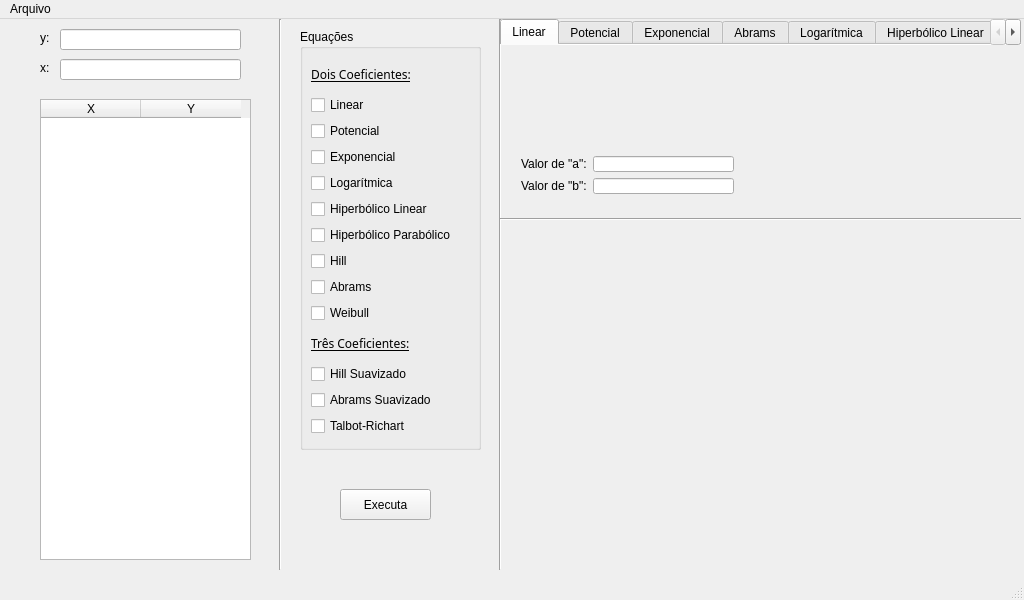
<?xml version="1.0" encoding="UTF-8"?>
<ui version="4.0">
 <author>Carlos Antônio Campos Jorge</author>
 <class>Regressao</class>
 <widget class="QMainWindow" name="Regressao">
  <property name="geometry">
   <rect>
    <x>0</x>
    <y>0</y>
    <width>1024</width>
    <height>600</height>
   </rect>
  </property>
  <property name="minimumSize">
   <size>
    <width>1024</width>
    <height>600</height>
   </size>
  </property>
  <property name="maximumSize">
   <size>
    <width>1024</width>
    <height>600</height>
   </size>
  </property>
  <property name="windowTitle">
   <string>Regressao</string>
  </property>
  <widget class="QWidget" name="centralWidget">
   <widget class="QGroupBox" name="boxEquacoes">
    <property name="enabled">
     <bool>true</bool>
    </property>
    <property name="geometry">
     <rect>
      <x>300</x>
      <y>10</y>
      <width>181</width>
      <height>421</height>
     </rect>
    </property>
    <property name="mouseTracking">
     <bool>true</bool>
    </property>
    <property name="autoFillBackground">
     <bool>false</bool>
    </property>
    <property name="title">
     <string>Equações</string>
    </property>
    <property name="flat">
     <bool>false</bool>
    </property>
    <property name="checkable">
     <bool>false</bool>
    </property>
    <widget class="QWidget" name="verticalLayoutWidget_3">
     <property name="geometry">
      <rect>
       <x>0</x>
       <y>20</y>
       <width>177</width>
       <height>398</height>
      </rect>
     </property>
     <layout class="QVBoxLayout" name="verticalLayout_3">
      <item>
       <widget class="QLabel" name="label2C">
        <property name="font">
         <font>
          <family>Arial Black</family>
          <pointsize>9</pointsize>
          <underline>true</underline>
         </font>
        </property>
        <property name="text">
         <string>Dois Coeficientes:</string>
        </property>
       </widget>
      </item>
      <item>
       <layout class="QVBoxLayout" name="Layout2Coef">
        <item>
         <widget class="QCheckBox" name="checkLinear">
          <property name="text">
           <string>Linear</string>
          </property>
         </widget>
        </item>
        <item>
         <widget class="QCheckBox" name="checkPotencial">
          <property name="text">
           <string>Potencial</string>
          </property>
         </widget>
        </item>
        <item>
         <widget class="QCheckBox" name="checkExponencial">
          <property name="text">
           <string>Exponencial</string>
          </property>
         </widget>
        </item>
        <item>
         <widget class="QCheckBox" name="checkLogaritmica">
          <property name="text">
           <string>Logarítmica</string>
          </property>
         </widget>
        </item>
        <item>
         <widget class="QCheckBox" name="checkHiperLinear">
          <property name="text">
           <string>Hiperbólico Linear</string>
          </property>
         </widget>
        </item>
        <item>
         <widget class="QCheckBox" name="checkHiperPara">
          <property name="text">
           <string>Hiperbólico Parabólico</string>
          </property>
         </widget>
        </item>
        <item>
         <widget class="QCheckBox" name="checkHill">
          <property name="text">
           <string>Hill</string>
          </property>
         </widget>
        </item>
        <item>
         <widget class="QCheckBox" name="checkAbrams">
          <property name="text">
           <string>Abrams</string>
          </property>
         </widget>
        </item>
        <item>
         <widget class="QCheckBox" name="checkWeibull">
          <property name="text">
           <string>Weibull</string>
          </property>
         </widget>
        </item>
       </layout>
      </item>
      <item>
       <widget class="QLabel" name="label3C">
        <property name="font">
         <font>
          <family>Arial Black</family>
          <pointsize>9</pointsize>
          <underline>true</underline>
         </font>
        </property>
        <property name="text">
         <string>Três Coeficientes:</string>
        </property>
       </widget>
      </item>
      <item>
       <layout class="QVBoxLayout" name="Layout3Coef">
        <item>
         <widget class="QCheckBox" name="checkHillSuav">
          <property name="text">
           <string>Hill Suavizado</string>
          </property>
         </widget>
        </item>
        <item>
         <widget class="QCheckBox" name="checkAbramsSuav">
          <property name="text">
           <string>Abrams Suavizado</string>
          </property>
         </widget>
        </item>
        <item>
         <widget class="QCheckBox" name="checkTalbotRichart">
          <property name="text">
           <string>Talbot-Richart</string>
          </property>
         </widget>
        </item>
       </layout>
      </item>
     </layout>
    </widget>
   </widget>
   <widget class="QPushButton" name="botaoExecuta">
    <property name="geometry">
     <rect>
      <x>340</x>
      <y>470</y>
      <width>91</width>
      <height>31</height>
     </rect>
    </property>
    <property name="text">
     <string>Executa</string>
    </property>
   </widget>
   <widget class="Line" name="line">
    <property name="geometry">
     <rect>
      <x>490</x>
      <y>0</y>
      <width>20</width>
      <height>551</height>
     </rect>
    </property>
    <property name="orientation">
     <enum>Qt::Vertical</enum>
    </property>
   </widget>
   <widget class="Line" name="line_4">
    <property name="geometry">
     <rect>
      <x>270</x>
      <y>0</y>
      <width>20</width>
      <height>551</height>
     </rect>
    </property>
    <property name="orientation">
     <enum>Qt::Vertical</enum>
    </property>
   </widget>
   <widget class="QTableWidget" name="tabelaEntrada">
    <property name="geometry">
     <rect>
      <x>40</x>
      <y>80</y>
      <width>211</width>
      <height>461</height>
     </rect>
    </property>
    <column>
     <property name="text">
      <string>X</string>
     </property>
    </column>
    <column>
     <property name="text">
      <string>Y</string>
     </property>
    </column>
   </widget>
   <widget class="QLabel" name="labelY">
    <property name="geometry">
     <rect>
      <x>40</x>
      <y>10</y>
      <width>21</width>
      <height>18</height>
     </rect>
    </property>
    <property name="text">
     <string>y:</string>
    </property>
   </widget>
   <widget class="QLabel" name="labelX">
    <property name="geometry">
     <rect>
      <x>40</x>
      <y>40</y>
      <width>21</width>
      <height>18</height>
     </rect>
    </property>
    <property name="text">
     <string>x:</string>
    </property>
   </widget>
   <widget class="QLineEdit" name="campoNomeY">
    <property name="geometry">
     <rect>
      <x>60</x>
      <y>10</y>
      <width>181</width>
      <height>21</height>
     </rect>
    </property>
   </widget>
   <widget class="QLineEdit" name="campoNomeX">
    <property name="geometry">
     <rect>
      <x>60</x>
      <y>40</y>
      <width>181</width>
      <height>21</height>
     </rect>
    </property>
   </widget>
   <widget class="QTabWidget" name="tabelaResultados">
    <property name="geometry">
     <rect>
      <x>500</x>
      <y>0</y>
      <width>521</width>
      <height>191</height>
     </rect>
    </property>
    <property name="cursor">
     <cursorShape>PointingHandCursor</cursorShape>
    </property>
    <property name="mouseTracking">
     <bool>true</bool>
    </property>
    <property name="tabPosition">
     <enum>QTabWidget::North</enum>
    </property>
    <property name="tabShape">
     <enum>QTabWidget::Rounded</enum>
    </property>
    <property name="currentIndex">
     <number>0</number>
    </property>
    <property name="elideMode">
     <enum>Qt::ElideNone</enum>
    </property>
    <property name="usesScrollButtons">
     <bool>true</bool>
    </property>
    <property name="documentMode">
     <bool>true</bool>
    </property>
    <property name="tabsClosable">
     <bool>false</bool>
    </property>
    <property name="movable">
     <bool>false</bool>
    </property>
    <widget class="QWidget" name="tabLinear">
     <attribute name="title">
      <string>Linear</string>
     </attribute>
     <widget class="QWidget" name="layoutWidget">
      <property name="geometry">
       <rect>
        <x>10</x>
        <y>100</y>
        <width>235</width>
        <height>60</height>
       </rect>
      </property>
      <layout class="QGridLayout" name="gridLayout">
       <item row="0" column="0">
        <widget class="QLabel" name="label_4">
         <property name="text">
          <string>Valor de &quot;a&quot;:</string>
         </property>
        </widget>
       </item>
       <item row="0" column="1">
        <widget class="QLineEdit" name="valorLinearA">
         <property name="readOnly">
          <bool>true</bool>
         </property>
        </widget>
       </item>
       <item row="1" column="0">
        <widget class="QLabel" name="label_5">
         <property name="text">
          <string>Valor de &quot;b&quot;:</string>
         </property>
        </widget>
       </item>
       <item row="1" column="1">
        <widget class="QLineEdit" name="valorLinearB">
         <property name="readOnly">
          <bool>true</bool>
         </property>
        </widget>
       </item>
      </layout>
     </widget>
    </widget>
    <widget class="QWidget" name="tabPotencial">
     <attribute name="title">
      <string>Potencial</string>
     </attribute>
     <widget class="QWidget" name="layoutWidget">
      <property name="geometry">
       <rect>
        <x>10</x>
        <y>100</y>
        <width>235</width>
        <height>60</height>
       </rect>
      </property>
      <layout class="QGridLayout" name="gridLayout_2">
       <item row="0" column="0">
        <widget class="QLabel" name="label_7">
         <property name="text">
          <string>Valor de &quot;a&quot;:</string>
         </property>
        </widget>
       </item>
       <item row="0" column="1">
        <widget class="QLineEdit" name="valorPotA">
         <property name="readOnly">
          <bool>true</bool>
         </property>
        </widget>
       </item>
       <item row="1" column="0">
        <widget class="QLabel" name="label_8">
         <property name="text">
          <string>Valor de &quot;b&quot;:</string>
         </property>
        </widget>
       </item>
       <item row="1" column="1">
        <widget class="QLineEdit" name="valorPotB">
         <property name="readOnly">
          <bool>true</bool>
         </property>
        </widget>
       </item>
      </layout>
     </widget>
    </widget>
    <widget class="QWidget" name="tabExponencial">
     <attribute name="title">
      <string>Exponencial</string>
     </attribute>
     <widget class="QWidget" name="layoutWidget_2">
      <property name="geometry">
       <rect>
        <x>10</x>
        <y>100</y>
        <width>235</width>
        <height>60</height>
       </rect>
      </property>
      <layout class="QGridLayout" name="gridLayout_3">
       <item row="0" column="0">
        <widget class="QLabel" name="label_10">
         <property name="text">
          <string>Valor de &quot;a&quot;:</string>
         </property>
        </widget>
       </item>
       <item row="0" column="1">
        <widget class="QLineEdit" name="valorExpA">
         <property name="readOnly">
          <bool>true</bool>
         </property>
        </widget>
       </item>
       <item row="1" column="0">
        <widget class="QLabel" name="label_11">
         <property name="text">
          <string>Valor de &quot;b&quot;:</string>
         </property>
        </widget>
       </item>
       <item row="1" column="1">
        <widget class="QLineEdit" name="valorExpB">
         <property name="readOnly">
          <bool>true</bool>
         </property>
        </widget>
       </item>
      </layout>
     </widget>
    </widget>
    <widget class="QWidget" name="tabAbrams">
     <attribute name="title">
      <string>Abrams</string>
     </attribute>
     <widget class="QWidget" name="layoutWidget_7">
      <property name="geometry">
       <rect>
        <x>10</x>
        <y>100</y>
        <width>235</width>
        <height>60</height>
       </rect>
      </property>
      <layout class="QGridLayout" name="gridLayout_8">
       <item row="0" column="0">
        <widget class="QLabel" name="label_20">
         <property name="text">
          <string>Valor de &quot;a&quot;:</string>
         </property>
        </widget>
       </item>
       <item row="0" column="1">
        <widget class="QLineEdit" name="valorAbramsA">
         <property name="readOnly">
          <bool>true</bool>
         </property>
        </widget>
       </item>
       <item row="1" column="0">
        <widget class="QLabel" name="label_21">
         <property name="text">
          <string>Valor de &quot;b&quot;:</string>
         </property>
        </widget>
       </item>
       <item row="1" column="1">
        <widget class="QLineEdit" name="valorAbramB">
         <property name="readOnly">
          <bool>true</bool>
         </property>
        </widget>
       </item>
      </layout>
     </widget>
    </widget>
    <widget class="QWidget" name="tabLog">
     <attribute name="title">
      <string>Logarítmica</string>
     </attribute>
     <widget class="QWidget" name="layoutWidget_3">
      <property name="geometry">
       <rect>
        <x>10</x>
        <y>100</y>
        <width>235</width>
        <height>60</height>
       </rect>
      </property>
      <layout class="QGridLayout" name="gridLayout_4">
       <item row="0" column="0">
        <widget class="QLabel" name="label_12">
         <property name="text">
          <string>Valor de &quot;a&quot;:</string>
         </property>
        </widget>
       </item>
       <item row="0" column="1">
        <widget class="QLineEdit" name="valorLogA">
         <property name="readOnly">
          <bool>true</bool>
         </property>
        </widget>
       </item>
       <item row="1" column="0">
        <widget class="QLabel" name="label_13">
         <property name="text">
          <string>Valor de &quot;b&quot;:</string>
         </property>
        </widget>
       </item>
       <item row="1" column="1">
        <widget class="QLineEdit" name="valorLogB">
         <property name="readOnly">
          <bool>true</bool>
         </property>
        </widget>
       </item>
      </layout>
     </widget>
    </widget>
    <widget class="QWidget" name="tabHiperLinear">
     <attribute name="title">
      <string>Hiperbólico Linear</string>
     </attribute>
     <widget class="QWidget" name="layoutWidget_4">
      <property name="geometry">
       <rect>
        <x>10</x>
        <y>100</y>
        <width>235</width>
        <height>60</height>
       </rect>
      </property>
      <layout class="QGridLayout" name="gridLayout_5">
       <item row="0" column="0">
        <widget class="QLabel" name="label_14">
         <property name="text">
          <string>Valor de &quot;a&quot;:</string>
         </property>
        </widget>
       </item>
       <item row="0" column="1">
        <widget class="QLineEdit" name="valorHLA">
         <property name="readOnly">
          <bool>true</bool>
         </property>
        </widget>
       </item>
       <item row="1" column="0">
        <widget class="QLabel" name="label_15">
         <property name="text">
          <string>Valor de &quot;b&quot;:</string>
         </property>
        </widget>
       </item>
       <item row="1" column="1">
        <widget class="QLineEdit" name="valorHLB">
         <property name="readOnly">
          <bool>true</bool>
         </property>
        </widget>
       </item>
      </layout>
     </widget>
    </widget>
    <widget class="QWidget" name="tabHiperPara">
     <attribute name="title">
      <string>Hiperbólico Parabólico</string>
     </attribute>
     <widget class="QWidget" name="layoutWidget_5">
      <property name="geometry">
       <rect>
        <x>10</x>
        <y>100</y>
        <width>235</width>
        <height>60</height>
       </rect>
      </property>
      <layout class="QGridLayout" name="gridLayout_6">
       <item row="0" column="0">
        <widget class="QLabel" name="label_16">
         <property name="text">
          <string>Valor de &quot;a&quot;:</string>
         </property>
        </widget>
       </item>
       <item row="0" column="1">
        <widget class="QLineEdit" name="valorHPA">
         <property name="readOnly">
          <bool>true</bool>
         </property>
        </widget>
       </item>
       <item row="1" column="0">
        <widget class="QLabel" name="label_17">
         <property name="text">
          <string>Valor de &quot;b&quot;:</string>
         </property>
        </widget>
       </item>
       <item row="1" column="1">
        <widget class="QLineEdit" name="valorHPB">
         <property name="readOnly">
          <bool>true</bool>
         </property>
        </widget>
       </item>
      </layout>
     </widget>
    </widget>
    <widget class="QWidget" name="tabHill">
     <attribute name="title">
      <string>Hill</string>
     </attribute>
     <widget class="QWidget" name="layoutWidget_6">
      <property name="geometry">
       <rect>
        <x>10</x>
        <y>100</y>
        <width>235</width>
        <height>60</height>
       </rect>
      </property>
      <layout class="QGridLayout" name="gridLayout_7">
       <item row="0" column="0">
        <widget class="QLabel" name="label_18">
         <property name="text">
          <string>Valor de &quot;a&quot;:</string>
         </property>
        </widget>
       </item>
       <item row="0" column="1">
        <widget class="QLineEdit" name="valorHillA">
         <property name="readOnly">
          <bool>true</bool>
         </property>
        </widget>
       </item>
       <item row="1" column="0">
        <widget class="QLabel" name="label_19">
         <property name="text">
          <string>Valor de &quot;b&quot;:</string>
         </property>
        </widget>
       </item>
       <item row="1" column="1">
        <widget class="QLineEdit" name="valorHillB">
         <property name="readOnly">
          <bool>true</bool>
         </property>
        </widget>
       </item>
      </layout>
     </widget>
    </widget>
    <widget class="QWidget" name="tabWeibull">
     <attribute name="title">
      <string>Weibull</string>
     </attribute>
     <widget class="QWidget" name="layoutWidget_8">
      <property name="geometry">
       <rect>
        <x>10</x>
        <y>100</y>
        <width>235</width>
        <height>60</height>
       </rect>
      </property>
      <layout class="QGridLayout" name="gridLayout_9">
       <item row="0" column="0">
        <widget class="QLabel" name="label_22">
         <property name="text">
          <string>Valor de &quot;a&quot;:</string>
         </property>
        </widget>
       </item>
       <item row="0" column="1">
        <widget class="QLineEdit" name="valorWeibullA">
         <property name="readOnly">
          <bool>true</bool>
         </property>
        </widget>
       </item>
       <item row="1" column="0">
        <widget class="QLabel" name="label_23">
         <property name="text">
          <string>Valor de &quot;b&quot;:</string>
         </property>
        </widget>
       </item>
       <item row="1" column="1">
        <widget class="QLineEdit" name="valorWeibullB">
         <property name="readOnly">
          <bool>true</bool>
         </property>
        </widget>
       </item>
      </layout>
     </widget>
    </widget>
    <widget class="QWidget" name="tabHillSuav">
     <attribute name="title">
      <string>Hill Suavizado</string>
     </attribute>
     <widget class="QWidget" name="layoutWidget_9">
      <property name="geometry">
       <rect>
        <x>10</x>
        <y>70</y>
        <width>235</width>
        <height>92</height>
       </rect>
      </property>
      <layout class="QGridLayout" name="gridLayout_10">
       <item row="0" column="0">
        <widget class="QLabel" name="label_24">
         <property name="text">
          <string>Valor de &quot;a&quot;:</string>
         </property>
        </widget>
       </item>
       <item row="0" column="1">
        <widget class="QLineEdit" name="valorHSA">
         <property name="readOnly">
          <bool>true</bool>
         </property>
        </widget>
       </item>
       <item row="1" column="0">
        <widget class="QLabel" name="label_25">
         <property name="text">
          <string>Valor de &quot;b&quot;:</string>
         </property>
        </widget>
       </item>
       <item row="1" column="1">
        <widget class="QLineEdit" name="valorHSB">
         <property name="readOnly">
          <bool>true</bool>
         </property>
        </widget>
       </item>
       <item row="2" column="0">
        <widget class="QLabel" name="label_26">
         <property name="text">
          <string>Valor de &quot;c&quot;:</string>
         </property>
        </widget>
       </item>
       <item row="2" column="1">
        <widget class="QLineEdit" name="valorHSC">
         <property name="readOnly">
          <bool>true</bool>
         </property>
        </widget>
       </item>
      </layout>
     </widget>
    </widget>
    <widget class="QWidget" name="tabAbramsSuav">
     <attribute name="title">
      <string>Abrams Suavizado</string>
     </attribute>
     <widget class="QWidget" name="layoutWidget_10">
      <property name="geometry">
       <rect>
        <x>10</x>
        <y>70</y>
        <width>235</width>
        <height>92</height>
       </rect>
      </property>
      <layout class="QGridLayout" name="gridLayout_11">
       <item row="0" column="0">
        <widget class="QLabel" name="label_27">
         <property name="text">
          <string>Valor de &quot;a&quot;:</string>
         </property>
        </widget>
       </item>
       <item row="0" column="1">
        <widget class="QLineEdit" name="valorASA">
         <property name="readOnly">
          <bool>true</bool>
         </property>
        </widget>
       </item>
       <item row="1" column="0">
        <widget class="QLabel" name="label_28">
         <property name="text">
          <string>Valor de &quot;b&quot;:</string>
         </property>
        </widget>
       </item>
       <item row="1" column="1">
        <widget class="QLineEdit" name="valorASB">
         <property name="readOnly">
          <bool>true</bool>
         </property>
        </widget>
       </item>
       <item row="2" column="0">
        <widget class="QLabel" name="label_29">
         <property name="text">
          <string>Valor de &quot;c&quot;:</string>
         </property>
        </widget>
       </item>
       <item row="2" column="1">
        <widget class="QLineEdit" name="valorASC">
         <property name="readOnly">
          <bool>true</bool>
         </property>
        </widget>
       </item>
      </layout>
     </widget>
    </widget>
    <widget class="QWidget" name="tabTalRich">
     <attribute name="title">
      <string>Talbot-Richart</string>
     </attribute>
     <widget class="QWidget" name="layoutWidget_11">
      <property name="geometry">
       <rect>
        <x>10</x>
        <y>70</y>
        <width>235</width>
        <height>92</height>
       </rect>
      </property>
      <layout class="QGridLayout" name="gridLayout_12">
       <item row="0" column="0">
        <widget class="QLabel" name="label_30">
         <property name="text">
          <string>Valor de &quot;a&quot;:</string>
         </property>
        </widget>
       </item>
       <item row="0" column="1">
        <widget class="QLineEdit" name="valorTRA">
         <property name="readOnly">
          <bool>true</bool>
         </property>
        </widget>
       </item>
       <item row="1" column="0">
        <widget class="QLabel" name="label_31">
         <property name="text">
          <string>Valor de &quot;b&quot;:</string>
         </property>
        </widget>
       </item>
       <item row="1" column="1">
        <widget class="QLineEdit" name="valorTRB">
         <property name="readOnly">
          <bool>true</bool>
         </property>
        </widget>
       </item>
       <item row="2" column="0">
        <widget class="QLabel" name="label_32">
         <property name="text">
          <string>Valor de &quot;c&quot;:</string>
         </property>
        </widget>
       </item>
       <item row="2" column="1">
        <widget class="QLineEdit" name="valorTRC">
         <property name="readOnly">
          <bool>true</bool>
         </property>
        </widget>
       </item>
      </layout>
     </widget>
    </widget>
   </widget>
   <widget class="Line" name="line_2">
    <property name="geometry">
     <rect>
      <x>500</x>
      <y>190</y>
      <width>521</width>
      <height>20</height>
     </rect>
    </property>
    <property name="orientation">
     <enum>Qt::Horizontal</enum>
    </property>
   </widget>
   <widget class="QWidget" name="verticalLayoutWidget">
    <property name="geometry">
     <rect>
      <x>510</x>
      <y>210</y>
      <width>501</width>
      <height>341</height>
     </rect>
    </property>
    <layout class="QVBoxLayout" name="verticalLayout"/>
   </widget>
  </widget>
  <widget class="QMenuBar" name="menuBar">
   <property name="geometry">
    <rect>
     <x>0</x>
     <y>0</y>
     <width>1024</width>
     <height>22</height>
    </rect>
   </property>
   <widget class="QMenu" name="menuArquivo">
    <property name="title">
     <string>Arquivo</string>
    </property>
    <addaction name="actionCarregar_arquivo"/>
    <addaction name="separator"/>
    <addaction name="actionSair"/>
   </widget>
   <addaction name="menuArquivo"/>
  </widget>
  <widget class="QStatusBar" name="statusBar"/>
  <action name="actionCarregar_arquivo">
   <property name="text">
    <string>Carregar arquivo..</string>
   </property>
  </action>
  <action name="actionPlanilha_Excel">
   <property name="text">
    <string>Planilha Excel</string>
   </property>
  </action>
  <action name="actionDocumento_Texto">
   <property name="text">
    <string>Documento Texto</string>
   </property>
  </action>
  <action name="actionSair">
   <property name="text">
    <string>Sair</string>
   </property>
  </action>
  <action name="actionLimpar_Tela">
   <property name="text">
    <string>Limpar Tela</string>
   </property>
  </action>
 </widget>
 <layoutdefault spacing="6" margin="11"/>
 <resources/>
 <connections/>
</ui>
